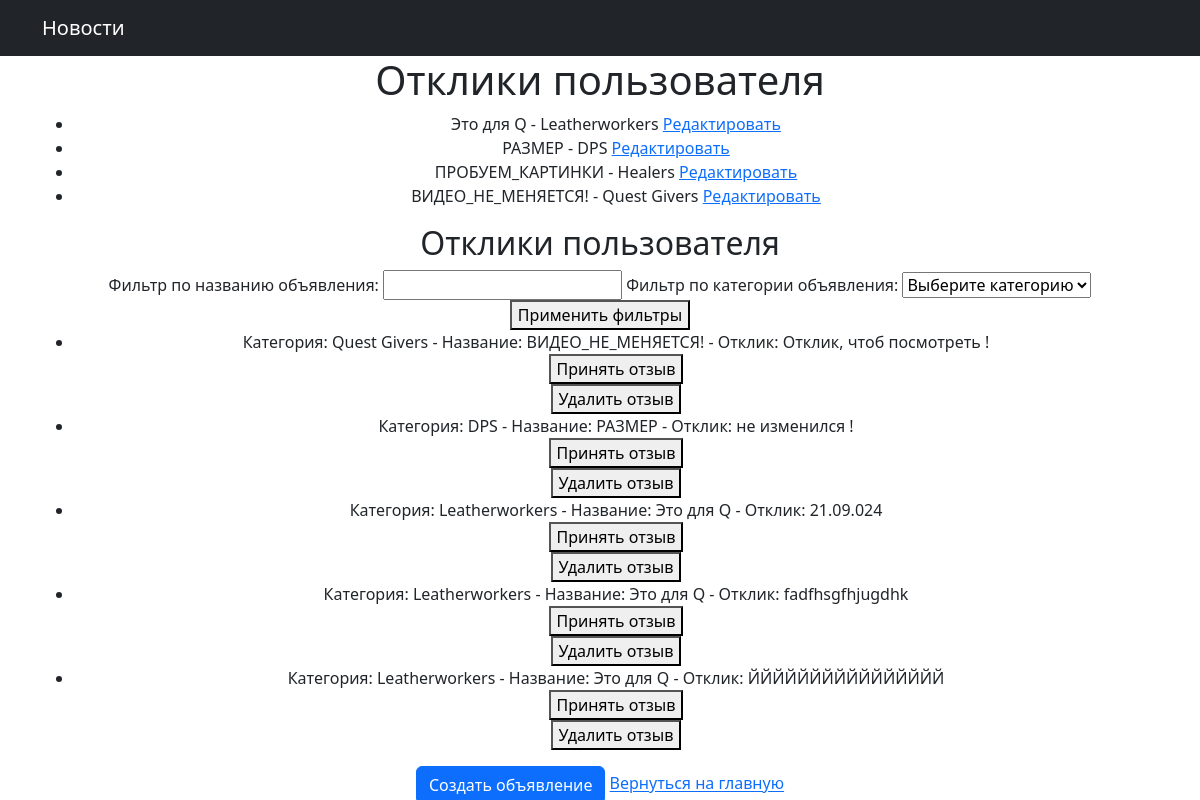
/user/responses/ (signed in), run on an earlier commit of the app's database.
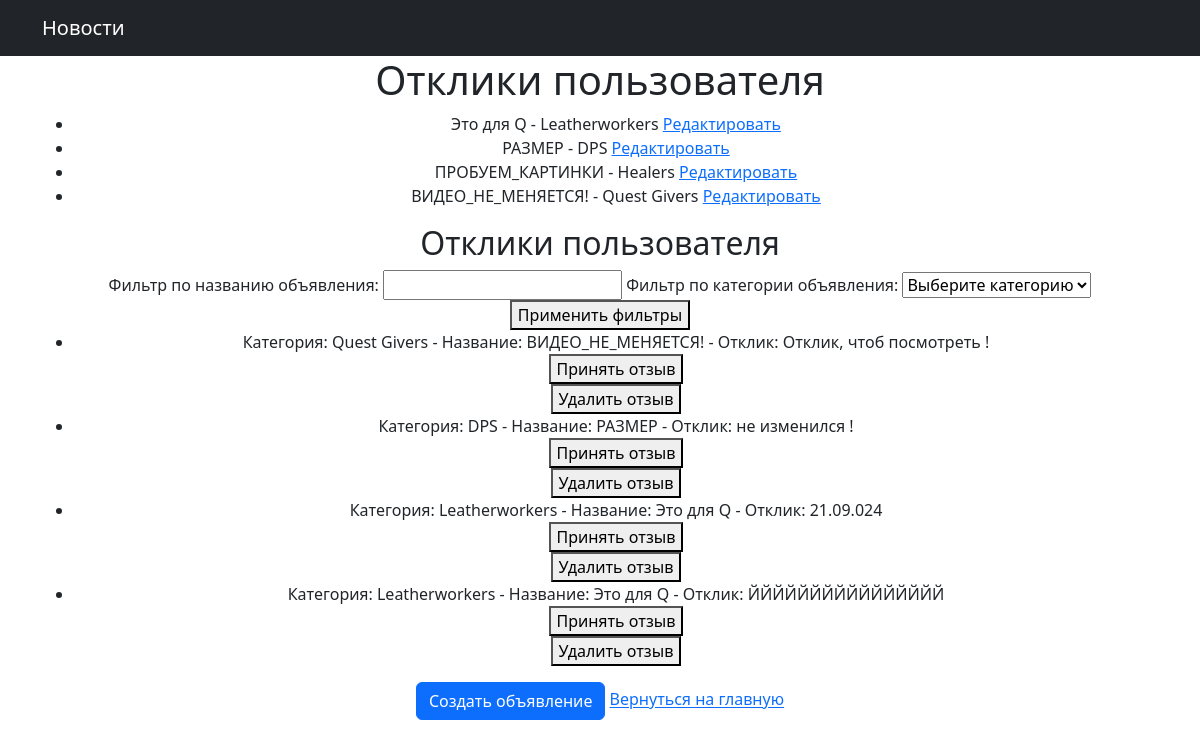
And on a later commit of the database.
### chat/models.py (models this page shows, shortened)
class Advertisement(models.Model):
    user = models.ForeignKey(settings.AUTH_USER_MODEL, on_delete=models.CASCADE)
    title = models.CharField(max_length=100)
    text = models.TextField()
    image = models.ImageField(upload_to='images/', blank=True, null=True)
    video = models.FileField(upload_to='videos/', blank=True, null=True)
    content = RichTextField()
    category_choices = [
        ('Tanks', 'Танки'),
        ('Healers', 'Хилы'),
        ('DPS', 'ДД'),
        ('Traders', 'Торговцы'),
        ('Guild Masters', 'Гилдмастеры'),
        ('Quest Givers', 'Квестгиверы'),
        ('Blacksmiths', 'Кузнецы'),
        ('Leatherworkers', 'Кожевники'),
        ('Alchemists', 'Зельевары'),
        ('Spellcasters', 'Мастера заклинаний'),
    ]
    category = models.CharField(max_length=20, choices=category_choices)

class Response(models.Model):
    objects = models.Manager()
    advertisement = models.ForeignKey(Advertisement, on_delete=models.CASCADE, related_name='responses')
    user = models.ForeignKey(settings.AUTH_USER_MODEL, on_delete=models.CASCADE)
    content = models.TextField()
    accepted = models.BooleanField(default=False)
    visible_to_all = models.BooleanField(default=False)

### chat/views.py (the view)
# urls.py: path('user/responses/', views.user_responses, name='user_responses'),
def user_responses(request, advertisement_id=None):
    form = AdvertisementForm()
    user_id = request.user.id
    user_advertisements = Advertisement.objects.filter(user_id=user_id)
    user_responses = models.Response.objects.filter(advertisement__in=user_advertisements)
    title = request.GET.get('title')
    category = request.GET.get('category')
    if title:
        user_responses = user_responses.filter(advertisement__title__icontains=title)
    if category:
        user_responses = user_responses.filter(advertisement__category=category)
    if advertisement_id:
        user_responses = user_responses.filter(advertisement_id=advertisement_id)
    user_responses = user_responses.order_by('-id')
    return render(request, 'private.html',
                  {'form': form, 'user_responses': user_responses, 'user_advertisements': user_advertisements})

### chat/forms.py
class AdvertisementForm(forms.ModelForm):
    class Meta:
        model = Advertisement
        fields = ['title', 'text', 'category', 'image']

### chat/templates/private.html (shortened to what this page needs)
{% extends "default_1.html" %}
{% block content %}
<h1>Отклики пользователя</h1>
<ul>
    {% for advertisement in user_advertisements %}
        <li>
            {{ advertisement.title }} - {{ advertisement.category }}
            <a href="{% url 'advertisement_update' pk=advertisement.id %}">Редактировать</a>
        </li>
    {% empty %}
        <li>У вас пока нет объявлений. <a href="{% url 'advertisement_create' %}">Создать объявление</a></li>
    {% endfor %}
</ul>
<h2>Отклики пользователя</h2>
<form method="GET">
    <label for="title">Фильтр по названию объявления:</label>
    <input type="text" name="title" id="title" value="{{ request.GET.title }}">
    <label for="category">Фильтр по категории объявления:</label>
    <select name="category" id="category">
        <option value="">Выберите категорию</option>
    </select>
    <button type="submit">Применить фильтры</button>
</form>
<ul>
    {% for response in user_responses %}
        <li>
            Категория: {{ response.advertisement.category }} - Название: {{ response.advertisement.title }} - Отклик: {{ response.content }}
            <form action="{% url 'accept_response' response_id=response.id %}" method="post">
                <button type="submit">Принять отзыв</button>
            </form>
            <form action="{% url 'delete_response' response_id=response.id %}" method="post">
                <button type="submit">Удалить отзыв</button>
            </form>
        </li>
    {% empty %}
        <li>Нет откликов на ваши объявления</li>
    {% endfor %}
</ul>
<a href="{% url 'advertisement_create' %}" class="btn btn-primary">Создать объявление</a>
<a href="{% url 'home' %}">Вернуться на главную</a>
{% endblock %}

What changed in the data, as far as the page shows it:
removed Response: advertisement.category "Leatherworkers", advertisement "Это для Q", content "fadfhsgfhjugdhk"
